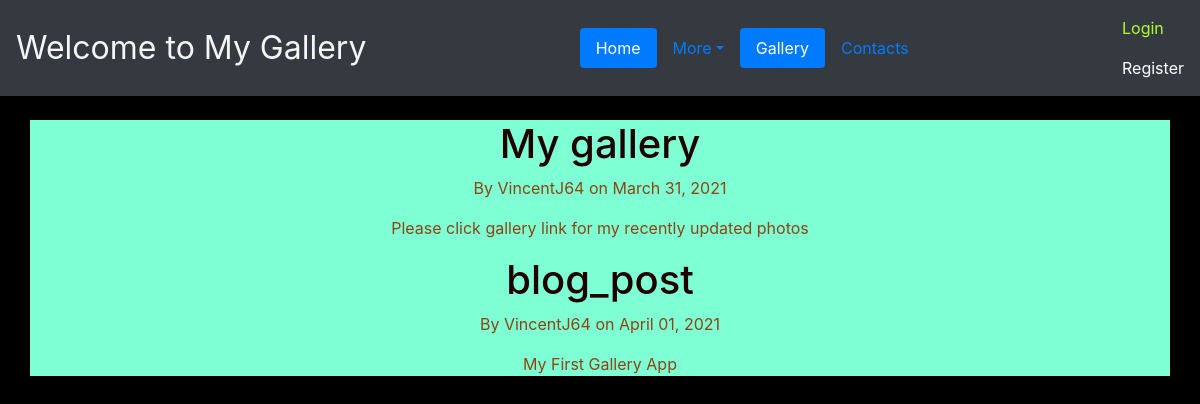
/, run on an earlier commit of the app's database.
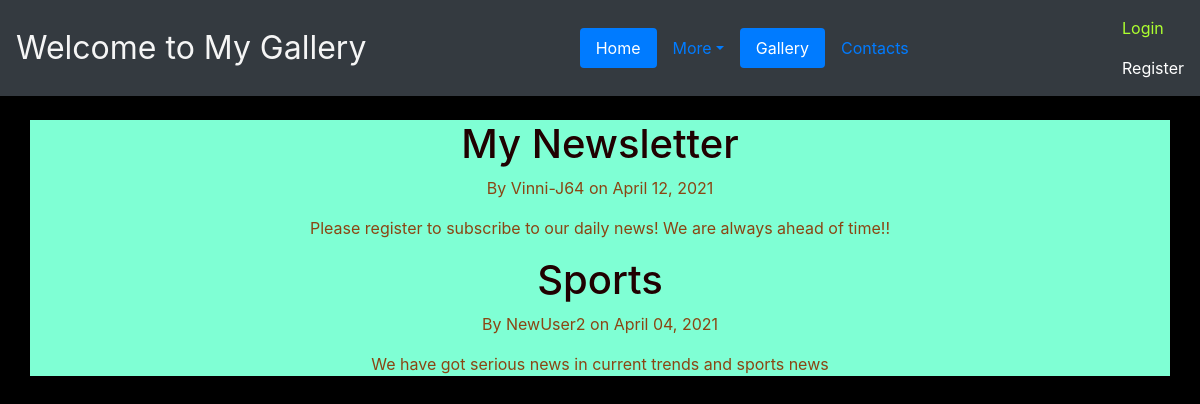
And on a later commit of the database.
### blog/models.py (models this page shows, shortened)
class Post(models.Model):
    title = models.CharField(max_length=100)
    content = models.TextField()
    date_posted = models.DateTimeField(default=timezone.now)
    author = models.ForeignKey(User, on_delete=models.CASCADE)

### blog/views.py (the view)
# urls.py: path('', views.home, name='home'),
def home(request):
    context = {
        'posts' : Post.objects.all()
    }
    return render(request, 'blog/home.html', context)

### blog/templates/blog/home.html
{% extends "blog/base.html" %}
{% block content %}
    {% for post in posts %}
    <h1>{{  post.title }}</h1>
    <p>By {{ post.author }} on {{ post.date_posted|date:"F d, Y" }}</p>
    <p>{{ post.content }}</p>
    {% endfor %}
{% endblock content %}

### blog/templates/blog/base.html (shortened to what this page needs)
{% load static %}
<!DOCTYPE html>
<html lang="en">
  <head>
    <link rel="stylesheet" href="https://stackpath.bootstrapcdn.com/bootstrap/4.3.1/css/bootstrap.min.css">
    <link rel="stylesheet" type="text/css" href="{%static 'blog/main.css' %}">
  </head>
  <body style="background-color: black;" >
      <nav class="navbar fixed-top navbar-light bg-dark">
        <a class="navbar-brand" style="font-size: xx-large; color: whitesmoke;" href="#">Welcome to My Gallery</a>
        <ul class="nav nav-pills">
          <li class="nav-item">
            <a class="nav-link active" href="{% url 'home' %}">Home</a>
          </li>
          <li class="nav-item dropdown">
            <a class="nav-link dropdown-toggle" data-toggle="dropdown" href="#" role="button" aria-haspopup="true" aria-expanded="false">More</a>
          </li>
          <li class="nav-item">
            <a class="nav-link active" href="{% url 'gallery' %}">Gallery</a>
          </li>
          <li class="nav-item">
            <a class="nav-link" href="{% url 'contacts' %}">Contacts</a>
          </li>
        </ul>
      <div class="navbar-nav">
        {% if user.is_authenticated %}
        <a class="nav-item nav-link active" style="color: honeydew;" href="{% url 'profile' %}">Profile</a>
        <a class="nav-item nav-link active" style="color: tomato;" href="{% url 'logout' %}">Logout</a>
        {% else %}
        <a class="nav-item nav-link active" style="color: greenyellow;" href="{% url 'login' %}">Login</a>
        <a class="nav-item nav-link active" style="color: #ffffff;" href="{% url 'register' %}">Register</a>
        {% endif %}
      </div>
    </nav>
    <br><br><br><br><br>
    <div class="container" style="background-color: aquamarine;" >
      <center>
      {% block content %}
      {% endblock content %}
      </center>
    </div>
  </body>
</html>

### blog/static/blog/main.css (style rules this page uses)
h1 { color: rgb(32, 1, 1); }
body { color: saddlebrown; background-image: url('https://www.pinterest.com/pin/345580971391001140/'); }

What changed in the data, as far as the page shows it:
removed Post: title "My gallery", author "VincentJ64", date_posted "March 31, 2021", content "Please click gallery link for my recently updated photos"
removed Post: title "blog_post", author "VincentJ64", date_posted "April 01, 2021", content "My First Gallery App"
added Post: title "My Newsletter", author "Vinni-J64", date_posted "April 12, 2021", content "Please register to subscribe to our daily news! We are always ahead of time!!"
added Post: title "Sports", author "NewUser2", date_posted "April 04, 2021", content "We have got serious news in current trends and sports news"
